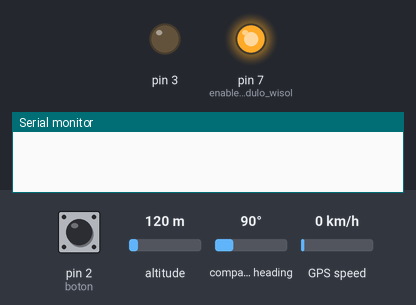
Recording of a sketch running on a simulated Arduino Uno, built with avr-gcc and run on an emulated ATmega328P. On the bench: output pins drawn as LEDs (lit = HIGH), the last lines printed to the serial monitor. The inputs (shaded band) are chosen by the test bench; at power-on: pin 2 (boton) HIGH, altitude 120 m, compass heading 90°, GPS speed 0 km/h. The GPS gets a fix after 3 s at 37.7749, -122.4194 with 8 satellites; the modem accepts every AT command (registered, SIM ready, sends succeed) and sends nothing else.

Above: at 1.2 s.
1.3 s: pin 2 (boton) pulled LOW for 0.15 s
At 3.1 s:
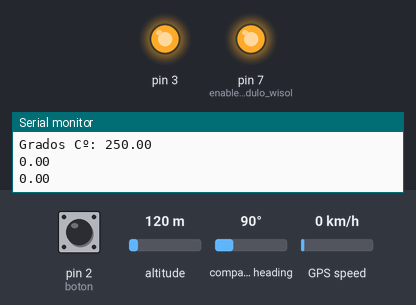
Timing chart, 0 to 11.9 s (numbered marks = the images above; inputs shaded):
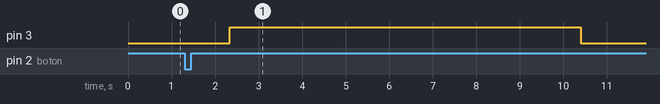

Measured:
- after the input at 1.3 s, pin 3: LOW → HIGH after 1.0 s, → LOW 8.1 s later

The sketch:

versioncompleta.ino
```cpp
#include <SoftwareSerial.h>
#include <TinyGPS.h>

TinyGPS gps;
SoftwareSerial myserial(4, 5); // Declaramos el pin 4 Tx y 5 Rx
float lati, longi;
const int boton=2;
const int sensorPin = A0;

String bufer;
String bufer2="\n";

void setup()
{
  Serial.begin(9600);
  myserial.begin(9600);
    pinMode(boton, INPUT);
  pinMode(7, OUTPUT);   //enable modulo wisol
  pinMode(3, OUTPUT);
  digitalWrite(7, HIGH);
}

void loop()
{
  if (digitalRead(boton)==LOW) {
   function();
   delay(1000);
  }

 }

void function()
{
  bool newData = false;
  unsigned long chars;
  unsigned short sentences, failed;

   for (unsigned long start = millis(); millis() - start < 1000;)
  {
    while (myserial.available())
    {
      char c = myserial.read();
      if (gps.encode(c)) // Nueva secuencia recibida
        newData = true;
    }
  }

  if (newData)
  {
    float flat, flon;
    unsigned long age;
    gps.f_get_position(&flat, &flon, &age);

    lati = flat == TinyGPS::GPS_INVALID_F_ANGLE ? 0.0 : flat;
    longi = flon == TinyGPS::GPS_INVALID_F_ANGLE ? 0.0 : flon;

    Serial.print("LATI=");
    Serial.print(lati);
    Serial.print(" LONG=");
    Serial.print(longi);

    Serial.print(" SAT=");
    Serial.print(gps.satellites() == TinyGPS::GPS_INVALID_SATELLITES ? 0 : gps.satellites());
    Serial.print(" PREC=");
    Serial.print(gps.hdop() == TinyGPS::GPS_INVALID_HDOP ? 0 : gps.hdop());

  }


  gps.stats(&chars, &sentences, &failed);
  Serial.print(" CHARS=");
  Serial.print(chars);
  Serial.print(" SENTENCES=");
  Serial.print(sentences);
  Serial.print(" CSUM ERR=");
  Serial.println(failed);


  int sensorVal=analogRead(sensorPin);
  float voltaje=((sensorVal/1024.0))*5;
  Serial.print("Voltaje: ");
  Serial.println(voltaje);
  Serial.print("Grados Cº: ");
  float temp=((voltaje)*100);
  Serial.println(temp);
  Serial.println(lati);
  Serial.println(longi);
  int deviceid = "44AF83";


    //-----------------------------------------------------
  //AT$SF= comando para mandar la informacion por sigfox
  //Maximo 12 bytes
  bufer="AT$SF=";
  //-----------------------------------------------------
  //agregamos nuestro valor de la temperatura al payload a enviar

  add_float(deviceid);

    //enviamos nuestro dato por Sigfox
  send_message(bufer);

   bufer="AT$SF=";
  //-----------------------------------------------------
  //agregamos nuestro valor de la temperatura al payload a enviar
add_float(longi); //un flotante ocupa 4 bytes
add_float(lati);
add_float(temp); //un flotante ocupa 4 bytes

    //enviamos nuestro dato por Sigfox
  send_message(bufer);
}

void add_float(float var1) //función para agregar flotantes al payload
{
  byte* a1 = (byte*) &var1;    //convertimos el dato a bytes
  String str1;
  //agregamos al comando AT$SF= nuestra informacion a enviar
  for(int i=0;i<4;i++)
  {
    str1=String(a1[i], HEX);    //convertimos el valor hex a string
    if(str1.length()<2)
    {
      bufer+=0+str1;    //si no, se agrega un cero
    }
    else
    {
      bufer+=str1;    //si esta completo, se copia tal cual
    }
  }
}
void add_int(int var2)    //funcion para agregar enteros al payload (hasta 255)
{
  byte* a2 = (byte*) &var2; //convertimos el dato a bytes
  String str2;
  str2=String(a2[0], HEX);  //convertimos el valor hex a string
  //verificamos si nuestro byte esta completo
  if(str2.length()<2)
  {
    bufer+=0+str2;    //si no, se agrega un cero
  }
  else
  {
    bufer+=str2;     //si esta completo, se copia tal cual
  }
}
void send_message(String payload)
{
  //agregamos el salto de linea "\n"
  bufer+=bufer2;
  //***
  //Habilitamos el modulo Sigfox
  digitalWrite(3, HIGH);
  delay(1000);
  //Reset del canal para asegurar que manda en la frecuencia correcta
  myserial.print("AT$RC\n");
  Serial.print("AT$RC\n");
  //****
  //Enviamos la informacion por sigfox
  myserial.print(bufer);
  Serial.print(bufer);
  delay(3000);
  //deshabilitamos el modulo Sigfox
  digitalWrite(3, LOW);
}
```
